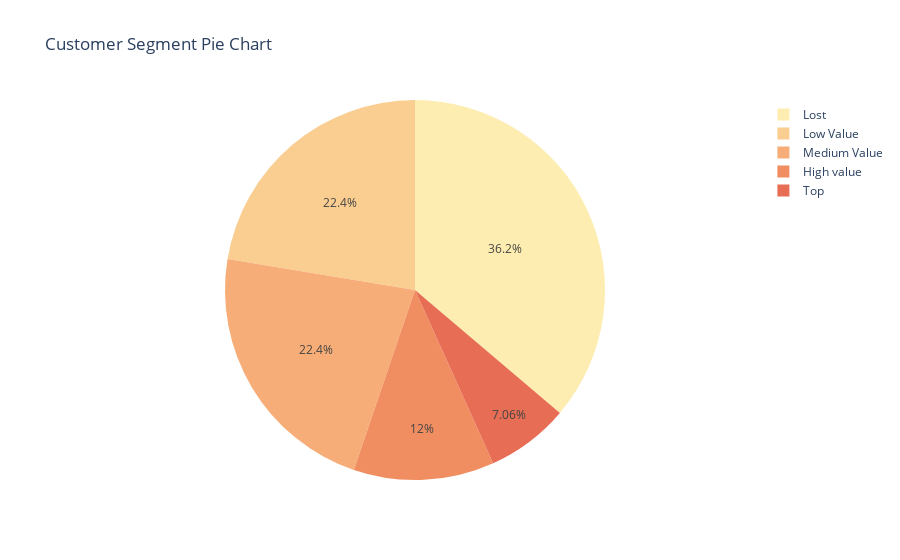

The code cell stored with this chart in its notebook:
### Code cell
rfm.rfm_pie_chart(dt, "Totalcost", "Day Bought", "Customer Name", "Unnamed: 0")

### Figure 1 — Plotly figure (JSON) as saved in the notebook; plotly's stock layout.template omitted (floating-point values rounded to 4 significant figures)
{"data": [{"domain": {"x": [0, 1], "y": [0, 1]}, "hovertemplate": "Customer_segment=%{label}<br>Size Segment=%{value}<extra></extra>", "labels": ["High value", "Lost", "Low Value", "Medium Value", "Top"], "legendgroup": "", "name": "", "showlegend": true, "type": "pie", "values": [39, 118, 73, 73, 23]}], "layout": {"legend": {"tracegroupgap": 0}, "piecolorway": ["rgb(253, 237, 176)", "rgb(250, 205, 145)", "rgb(246, 173, 119)", "rgb(240, 142, 98)", "rgb(231, 109, 84)", "rgb(216, 80, 83)", "rgb(195, 56, 90)", "rgb(168, 40, 96)", "rgb(138, 29, 99)", "rgb(107, 24, 93)", "rgb(76, 21, 80)", "rgb(47, 15, 61)"], "title": {"text": "Customer Segment Pie Chart"}}}
